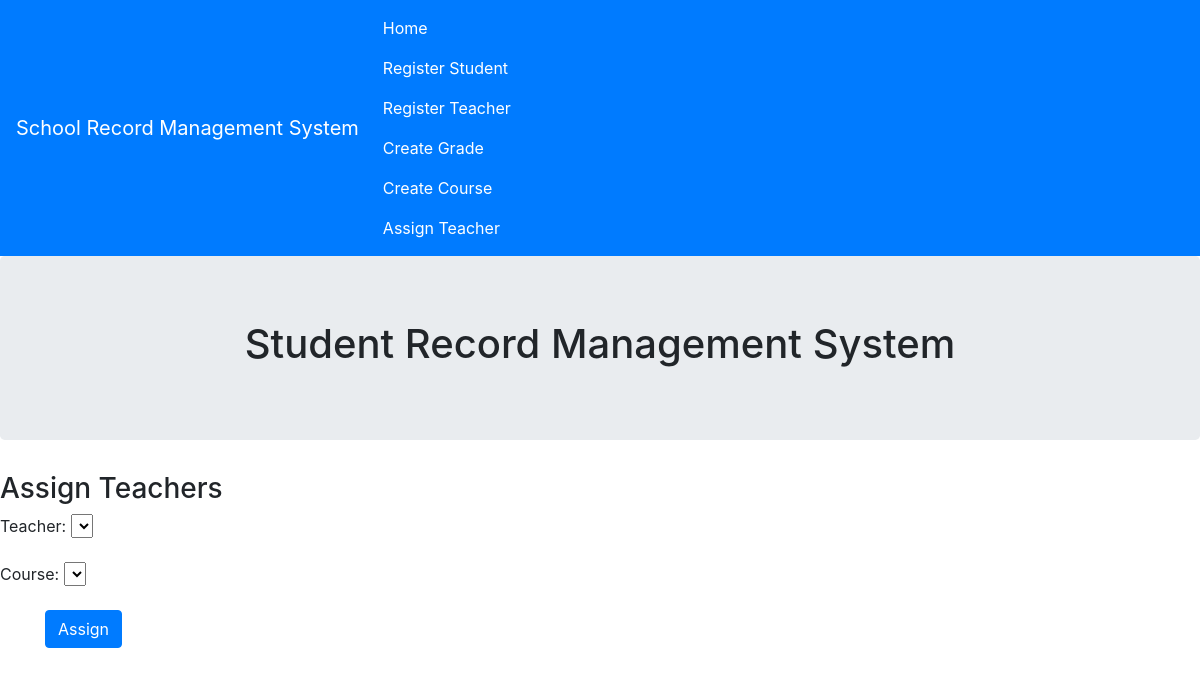
Before: /teacher/assign/ with the older database file.
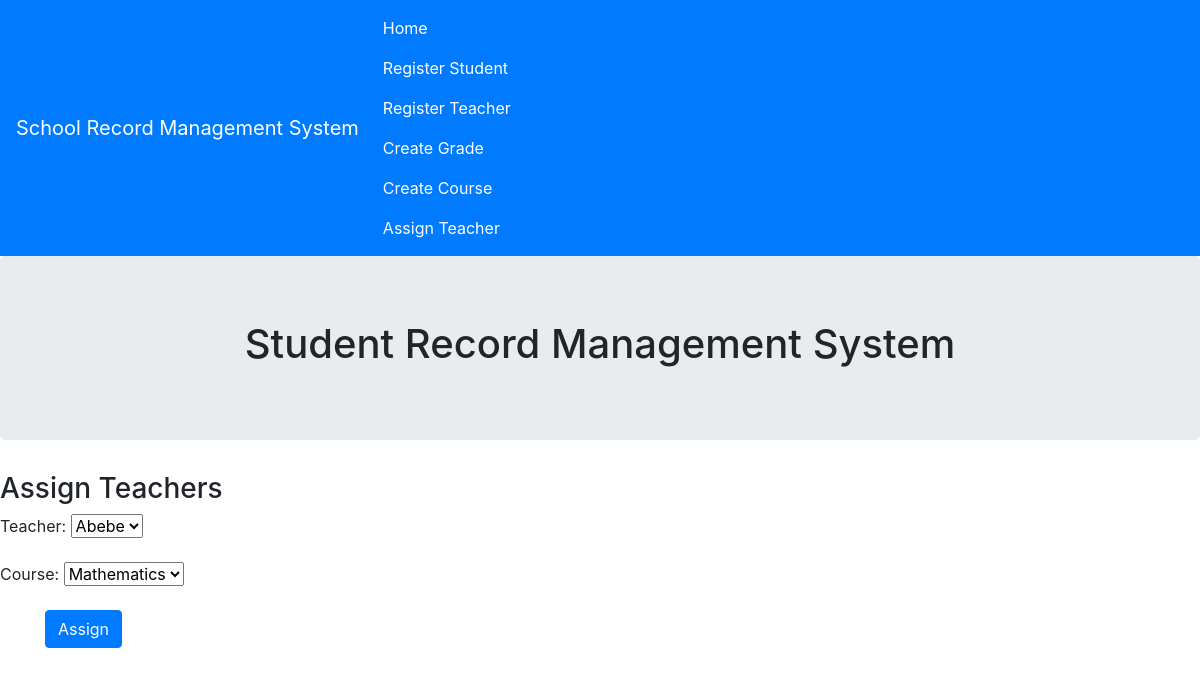
After: the same page with the newer database file.
### officer/models.py (models this page shows)
class Course(models.Model):
    course_id = models.CharField(max_length=50, primary_key=True)
    course_name = models.CharField(max_length=50)
    grade_number = models.ForeignKey(Grade, on_delete=models.CASCADE, default=1)
    def __str__(self):
        return self.course_name

### officer/views.py (the view)
# urls.py: path('teacher/assign/', views.assignTeacher, name='assign_teacher'),
def assignTeacher(request):
    assign_teacher_form = AssignTeacherForm()
    if request.method == "POST":
        assign_teacher_form = AssignTeacherForm(request.POST)
        if assign_teacher_form.is_valid():
            assign_teacher_form.save(commit=True)
            return index(request)
    return render(request, 'assign_teacher.html', {'assign_teacher_form': assign_teacher_form})

### officer/forms.py
class AssignTeacherForm(forms.ModelForm):
    class Meta():
        model = CourseGradeTeacher
        fields = '__all__'

### officer/models.py (called while the page is built)
    def __str__(self):
        return self.first_name

### templates/assign_teacher.html (shortened to what this page needs)
{% extends 'index.html' %}
{% block content %}
<h3> Assign Teachers </h3>
<form method="POST">
    {{ assign_teacher_form.as_p }}
<div class="container">
	<input class="btn btn-primary" type="submit" value="Assign" >
</div>
</form>
{% endblock %}

### templates/index.html (shortened to what this page needs)
<!DOCTYPE html>
{% load static %}
<html>
    <head> <title> SRMS </title>
        <link rel="stylesheet" href="{% static 'bootstrap-4.3.1-dist/css/bootstrap.min.css' %}">
    </head>
<body>
    <nav class="navbar navbar-expand-lg navbar-dark bg-primary">
        <a class="navbar-brand" href="{% url 'index' %}">School Record Management System</a>
        <div class="collapse navbar-collapse" id="navbarSupportedContent">
          <ul class="navbar-nav mr-auto">
            <li class="nav-item active">
              <a class="nav-link" href="#">Home <span class="sr-only">(current)</span></a>
              <a class="nav-link" href="{% url 'register_page' %}">Register Student <span class="sr-only">(current)</span></a>
              <a class="nav-link" href="{% url 'register_teacher_page' %}">Register Teacher <span class="sr-only">(current)</span></a>
              <a class="nav-link" href="{% url 'create_grade' %}">Create Grade <span class="sr-only">(current)</span></a>
              <a class="nav-link" href="{% url 'create_course' %}">Create Course <span class="sr-only">(current)</span></a>
              <a class="nav-link" href="{% url 'assign_teacher' %}">Assign Teacher <span class="sr-only">(current)</span></a>
            </li>
          </ul>
        </div>
      </nav>
      <div class="jumbotron text-center">
        <div class="container">
            <h1> Student Record Management System</h1>
        </div>
    </div>
    {% block content %}
    {% endblock %}
</body>
</html>

Changed rows visible on the page:
added Course: course "Mathematics"
Other visible differences:
form field teacher: (not shown) → "Abebe"
